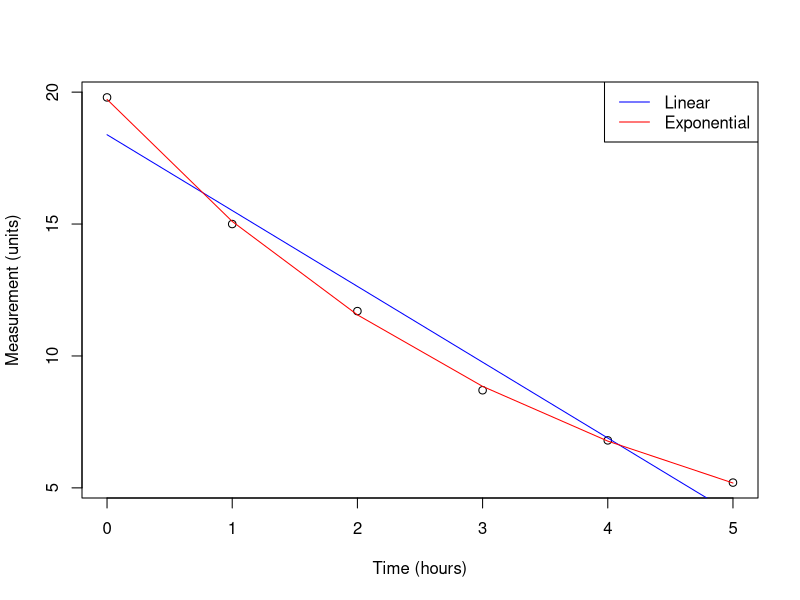

Write R code to recreate this figure.
# Laboratory B: compare linear and exponential models
time <- 0:5
y <- c(19.8,15.0,11.7,8.7,6.8,5.2)
linear_fit <- lm(y ~ time)
exp_fit <- lm(log(y) ~ time)
linear_pred <- predict(linear_fit)
exp_pred <- exp(predict(exp_fit))
rmse <- function(actual, predicted) sqrt(mean((actual-predicted)^2))
print(c(linear=rmse(y,linear_pred), exponential=rmse(y,exp_pred)))
plot(time,y,xlab="Time (hours)",ylab="Measurement (units)")
lines(time,linear_pred,col="blue")
lines(time,exp_pred,col="red")
legend("topright",legend=c("Linear","Exponential"),col=c("blue","red"),lty=1)
